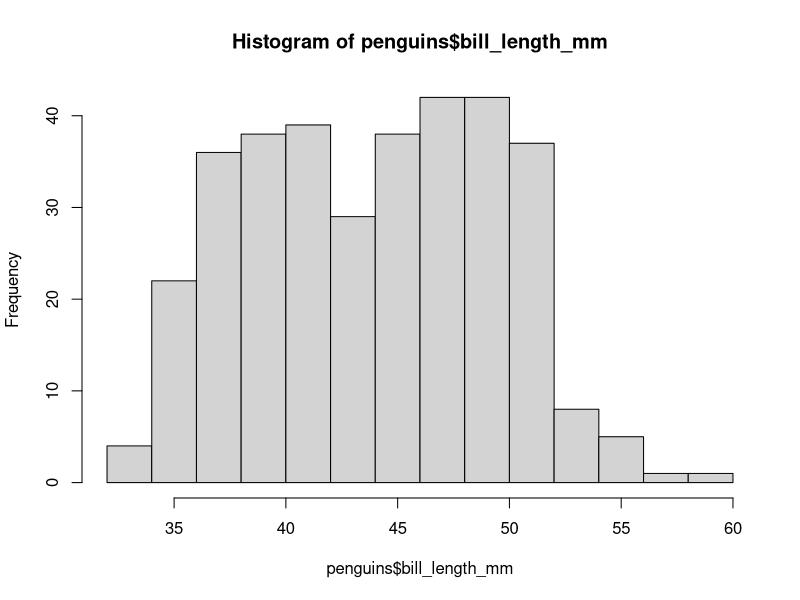
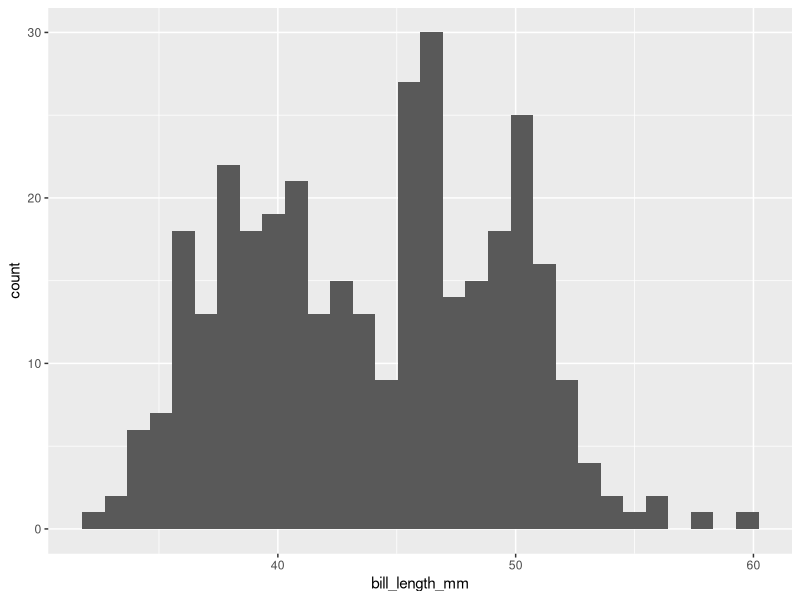
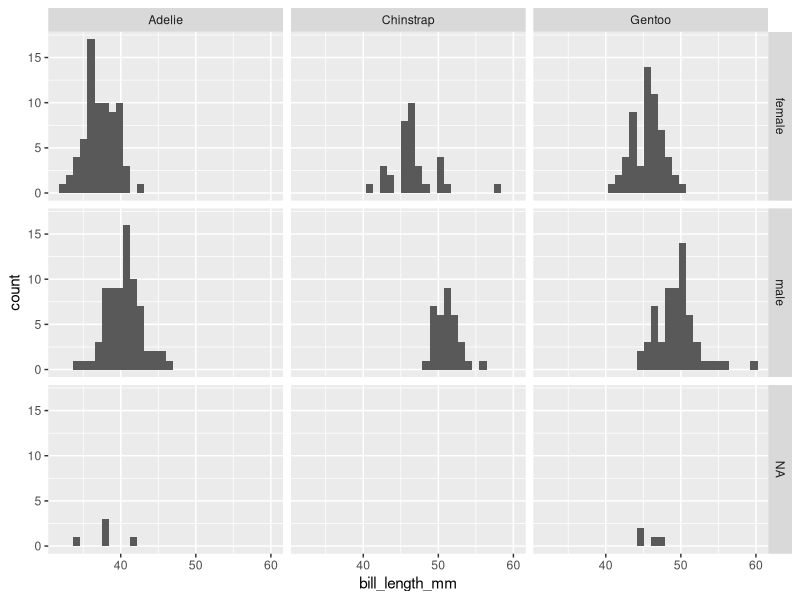
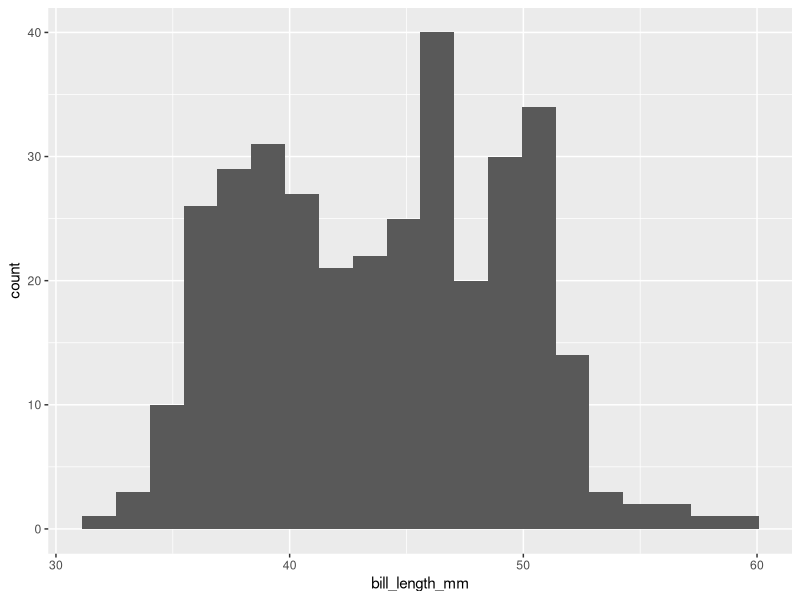
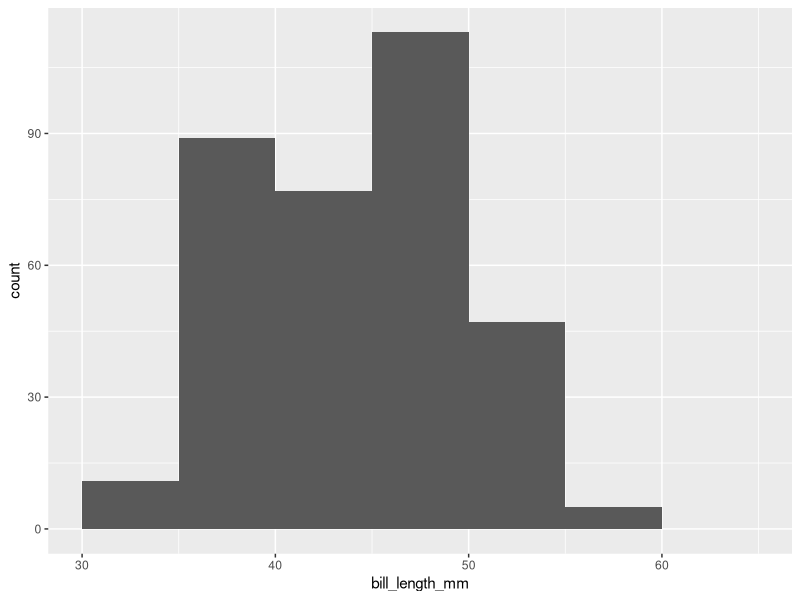

These charts were generated, in order, by the following R code:
## ---- chunk 1
library(tidyverse)
library(palmerpenguins)
## ---- chunk 2
hist(penguins$bill_length_mm)
## ---- chunk 3
ggplot(penguins, aes(x=bill_length_mm)) +
  geom_histogram()
## ---- chunk 4
ggplot(penguins, aes(x=bill_length_mm)) +
  geom_histogram() +
  facet_grid(sex~species)
## ---- chunk 5
ggplot(penguins, aes(x=bill_length_mm)) +
  geom_histogram(bins = 20)
## ---- chunk 6
bill_lengths <- penguins$bill_length_mm |> 
  na.omit()
## ---- chunk 7
n <- length(bill_lengths)
## ---- chunk 8
iqr <- IQR(bill_lengths)
## ---- chunk 9
h <- 2*iqr*n^(-1/3)
## ---- chunk 10
k <- (max(bill_lengths) - min(bill_lengths))/h
## ---- chunk 11
ceiling(k)
## ---- chunk 12
bill_lengths <- penguins$bill_length_mm |> 
  na.omit()
## ---- chunk 13
n <- length(bill_lengths)
## ---- chunk 14
ceiling(sqrt(n))
## ---- chunk 15
bill_lengths <- penguins$bill_length_mm |> 
  na.omit()
## ---- chunk 16
n <- length(bill_lengths)
## ---- chunk 17
k <- log2(n) + 1
## ---- chunk 18
ceiling(k)
## ---- chunk 19
bill_lengths <- penguins$bill_length_mm |> 
  na.omit()
## ---- chunk 20
n <- length(bill_lengths)
## ---- chunk 21
k <- 2*n^(1/3)
## ---- chunk 22
ceiling(k)
## ---- chunk 23
bill_lengths <- penguins$bill_length_mm |> 
  na.omit()
## ---- chunk 24
n <- length(bill_lengths)
## ---- chunk 25
library(e1071)
g1 <- skewness(bill_lengths)
## ---- chunk 26
s_g1 <- sqrt(6*(n-2)/((n+1)*(n+3)))
## ---- chunk 27
k <- 1 + log2(n) + log2(1+abs(g1)/s_g1)
## ---- chunk 28
ceiling(k)
## ---- chunk 29
bill_lengths <- penguins$bill_length_mm |> 
  na.omit()
## ---- chunk 30
n <- length(bill_lengths)
## ---- chunk 31
sigma <- sd(bill_lengths)
## ---- chunk 32
h <- 3.49*sigma*(n^(-1/3))
## ---- chunk 33
k <- (max(bill_lengths) - min(bill_lengths))/h
## ---- chunk 34
ceiling(k)
## ---- chunk 35
nclass.Sturges(penguins$bill_length_mm)
## ---- chunk 36
seq(from = 30, to = 65, by = 5)
## ---- chunk 37
penguins |> 
  ggplot(aes(x=bill_length_mm)) +
  geom_histogram(breaks = seq(from = 30, to = 65, by = 5))
